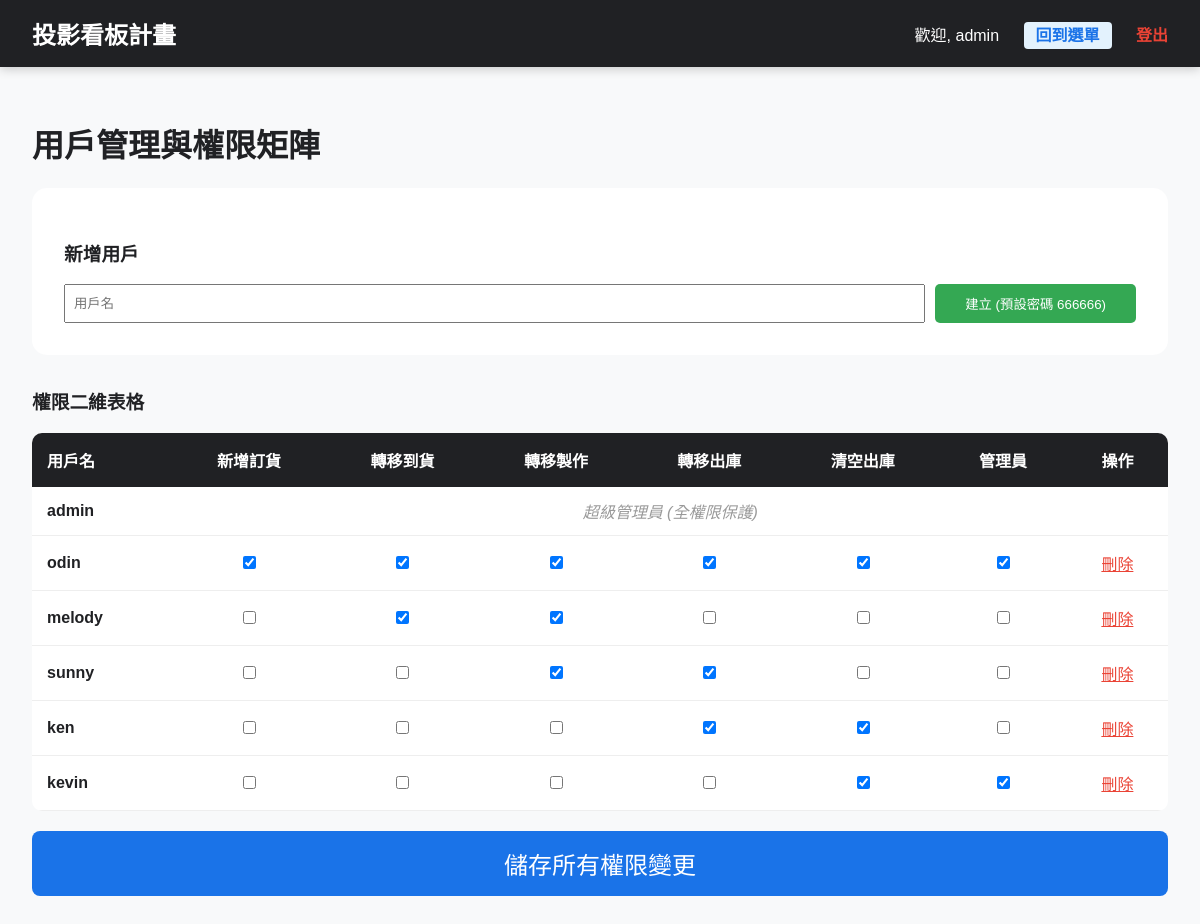
Page /users (signed in) on the earlier database version.
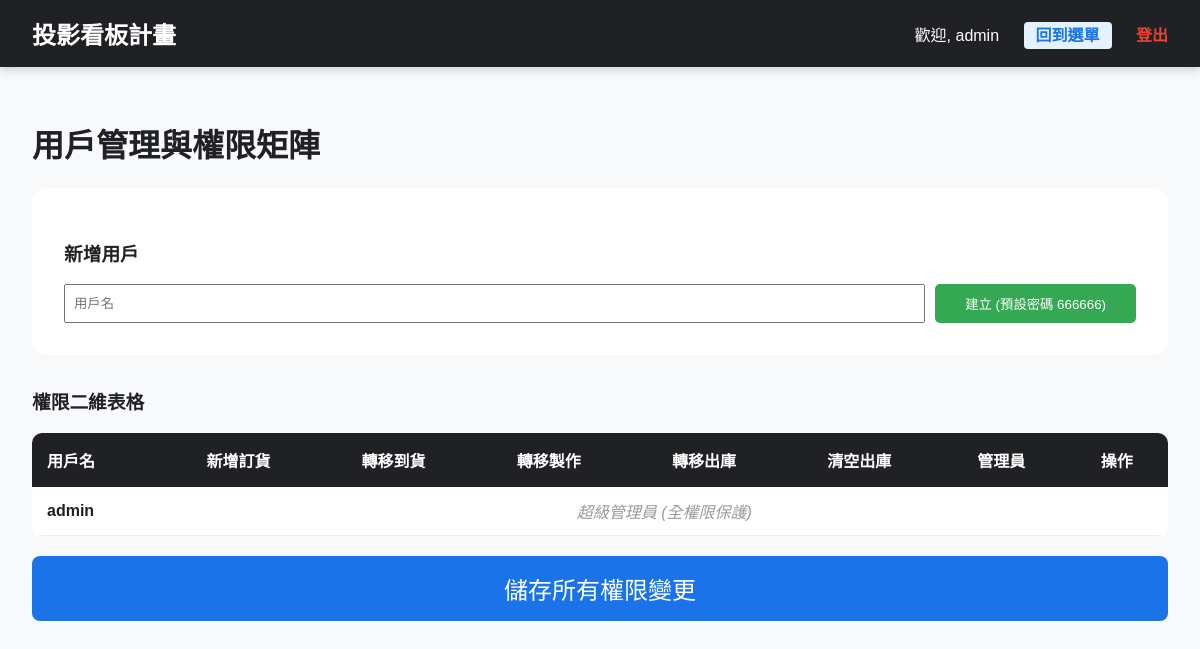
Same page on the later database version.
### models.py (models this page shows)
class User(db.Model):
    id = db.Column(db.Integer, primary_key=True)
    username = db.Column(db.String(50), unique=True, nullable=False)
    password_hash = db.Column(db.String(128), nullable=False)
    is_admin = db.Column(db.Boolean, default=False)
    permissions = db.relationship('Permission', backref='user', uselist=False, cascade="all, delete-orphan")

class Permission(db.Model):
    id = db.Column(db.Integer, primary_key=True)
    user_id = db.Column(db.Integer, db.ForeignKey('user.id'), nullable=False)
    can_add_order = db.Column(db.Boolean, default=False)        # 新增訂貨
    can_transfer_arrival = db.Column(db.Boolean, default=False)  # 轉移至到貨
    can_transfer_production = db.Column(db.Boolean, default=False) # 轉移至製作
    can_transfer_delivery = db.Column(db.Boolean, default=False)   # 轉移至出庫
    can_clear_delivery = db.Column(db.Boolean, default=False)      # 清除已出庫

### main.py (the view)
@app.route('/users')
def users_page():
    if not session.get('is_admin'):
        return "權限不足", 403
    users = User.query.all()
    return render_template('users.html', users=users)

### main.py (called while the page is built)
def get_config(key, default=None):
    config = SystemConfig.query.filter_by(key=key).first()
    return config.value if config else default

@app.context_processor
def inject_config():
    return {'site_title': get_config('site_title', '中國到貨看板系統')}

### templates/users.html (shortened to what this page needs)
{% extends "layout.html" %}
{% block content %}
<h1>用戶管理與權限矩陣</h1>
<div style="background: white; padding: 2rem; border-radius: 15px; margin-bottom: 2rem;">
    <h3>新增用戶</h3>
    <form action="/users/add" method="post" style="display: flex; gap: 10px;">
        <input type="text" name="username" placeholder="用戶名" required style="flex: 1; padding: 8px;">
        <button type="submit" style="width: auto; background: var(--success); padding: 10px 30px; color: white; border: none; border-radius: 5px; cursor: pointer;">建立 (預設密碼 666666)</button>
    </form>
</div>
<h3>權限二維表格</h3>
<form action="/users/update_permissions" method="post">
    <table style="width: 100%; border-collapse: collapse; background: white; border-radius: 10px; overflow: hidden;">
        <thead>
            <tr style="background: #202124; color: white;">
                <th style="padding: 15px; text-align: left;">用戶名</th>
                <th style="padding: 15px;">新增訂貨</th>
                <th style="padding: 15px;">轉移到貨</th>
                <th style="padding: 15px;">轉移製作</th>
                <th style="padding: 15px;">轉移出庫</th>
                <th style="padding: 15px;">清空出庫</th>
                <th style="padding: 15px;">管理員</th>
                <th style="padding: 15px;">操作</th>
            </tr>
        </thead>
        <tbody>
            {% for u in users %}
            <tr style="border-bottom: 1px solid #eee; text-align: center;">
                <td style="padding: 15px; text-align: left; font-weight: bold;">{{ u.username }}</td>
                {% if u.username != 'admin' %}
                    {% set p = u.permissions %}
                    <td style="padding: 15px;"><input type="checkbox" name="can_add_{{ u.id }}" {% if p.can_add_order %}checked{% endif %}></td>
                    <td style="padding: 15px;"><input type="checkbox" name="can_arrival_{{ u.id }}" {% if p.can_transfer_arrival %}checked{% endif %}></td>
                    <td style="padding: 15px;"><input type="checkbox" name="can_production_{{ u.id }}" {% if p.can_transfer_production %}checked{% endif %}></td>
                    <td style="padding: 15px;"><input type="checkbox" name="can_delivery_{{ u.id }}" {% if p.can_transfer_delivery %}checked{% endif %}></td>
                    <td style="padding: 15px;"><input type="checkbox" name="can_clear_{{ u.id }}" {% if p.can_clear_delivery %}checked{% endif %}></td>
                    <td style="padding: 15px;"><input type="checkbox" name="is_admin_{{ u.id }}" {% if u.is_admin %}checked{% endif %}></td>
                    <td style="padding: 15px;">
                        <form action="/users/delete/{{ u.id }}" method="post" onsubmit="return confirm('確定要永久刪除用戶 {{ u.username }} 嗎？');" style="display:inline;">
                            <button type="submit" style="background: none; border: none; color: var(--danger); cursor: pointer; text-decoration: underline; padding: 0; font-size: 1rem;">刪除</button>
                        </form>
                    </td>
                {% else %}
                    <td colspan="7" style="color: #999; font-style: italic;">超級管理員 (全權限保護)</td>
                {% endif %}
            </tr>
            {% endfor %}
        </tbody>
    </table>
    <div style="position: relative; display: inline-block; width: 100%;">
        <button type="submit" style="background: var(--primary); color: white; border: none; padding: 15px; margin-top: 20px; font-size: 1.5rem; width: 100%; border-radius: 8px; cursor: pointer;">儲存所有權限變更</button>
    </div>
</form>
{% endblock %}

### templates/layout.html (shortened to what this page needs)
<!DOCTYPE html>
<html lang="zh-Hant">
<head>
</head>
<body>
    <div class="nav-header">
        <div style="font-size: 1.5rem; font-weight: bold;">投影看板計畫</div>
        <div class="nav-links">
            <span>歡迎, {{ session.username }}</span>
            {% if request.endpoint not in ['admin_home', 'index'] %}
            <a href="/admin_home" style="background: #e3f2fd; color: #1a73e8; padding: 5px 12px; border-radius: 4px;">回到選單</a>
            {% endif %}
            <a href="/logout" style="color: var(--danger);">登出</a>
        </div>
    </div>
    <div class="container">
        {% block content %}{% endblock %}
    </div>
</body>
</html>

### templates/layout.html (style rules this page uses)
:root { --primary: #1a73e8; --success: #34a853; --warning: #fbbc05; --danger: #ea4335; --info: #4285f4; --dark: #202124; --light: #f8f9fa; }
body { font-family: 'Microsoft JhengHei', sans-serif; margin: 0; background: var(--light); color: var(--dark); }
.nav-header { background: var(--dark); color: white; padding: 1rem 2rem; display: flex; justify-content: space-between; align-items: center; box-shadow: 0 2px 10px rgba(0,0,0,0.2); }
.nav-links a { color: #ccc; text-decoration: none; margin-left: 20px; font-weight: bold; }
.container { padding: 2rem; max-width: 1200px; margin: 0 auto; }

Differences in the rows shown:
removed User: username "odin", id "☑", is_admin "☑"
removed User: username "melody", id "☑"
removed User: username "sunny", id "☑"
removed User: username "ken", id "☑"
removed User: username "kevin", id "☑", is_admin "☑"
